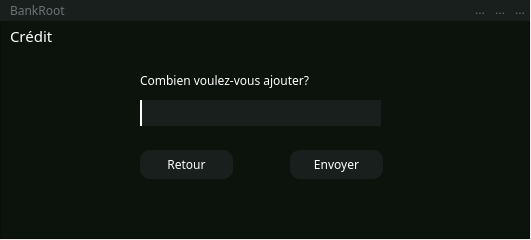
<?xml version="1.0" encoding="UTF-8"?>
<ui version="4.0">
 <class>credit_admin</class>
 <widget class="QWidget" name="credit_admin">
  <property name="geometry">
   <rect>
    <x>0</x>
    <y>0</y>
    <width>531</width>
    <height>240</height>
   </rect>
  </property>
  <property name="windowTitle">
   <string>Form</string>
  </property>
  <widget class="QFrame" name="frame">
   <property name="geometry">
    <rect>
     <x>0</x>
     <y>0</y>
     <width>530</width>
     <height>239</height>
    </rect>
   </property>
   <property name="styleSheet">
    <string notr="true">background-color: rgb(12, 18, 12);</string>
   </property>
   <property name="frameShape">
    <enum>QFrame::StyledPanel</enum>
   </property>
   <property name="frameShadow">
    <enum>QFrame::Raised</enum>
   </property>
   <widget class="QLabel" name="label_4">
    <property name="geometry">
     <rect>
      <x>140</x>
      <y>70</y>
      <width>251</width>
      <height>20</height>
     </rect>
    </property>
    <property name="font">
     <font>
      <family>Montserrat Medium</family>
     </font>
    </property>
    <property name="styleSheet">
     <string notr="true">background-color: transparent;
color: rgb(255, 255, 255);
</string>
    </property>
    <property name="text">
     <string>Combien voulez-vous ajouter?</string>
    </property>
   </widget>
   <widget class="QLineEdit" name="credit_admin_value">
    <property name="geometry">
     <rect>
      <x>140</x>
      <y>100</y>
      <width>241</width>
      <height>26</height>
     </rect>
    </property>
    <property name="styleSheet">
     <string notr="true">QLineEdit{
background:#181F1C;
border:none;
border-left:2px solid #ffffff;
color:#717072;
padding-left: 10px
}</string>
    </property>
   </widget>
   <widget class="QPushButton" name="send">
    <property name="geometry">
     <rect>
      <x>290</x>
      <y>150</y>
      <width>93</width>
      <height>29</height>
     </rect>
    </property>
    <property name="font">
     <font>
      <family>Montserrat Medium</family>
      <italic>false</italic>
     </font>
    </property>
    <property name="styleSheet">
     <string notr="true">
QPushButton{
color: rgb(255, 255, 255);
border-radius:10px;
background-color:rgb(24, 31, 28);
}

QPushButton:hover{
color: rgb(255, 255, 255);
border-radius:10px;
background-color:rgb(34, 31, 28);
}
QPushButton:pressed{
background-color:rgb(24, 31, 28);
border-radius:10px;
color: rgb(255, 255, 255);
}

</string>
    </property>
    <property name="text">
     <string>Envoyer</string>
    </property>
   </widget>
   <widget class="QPushButton" name="return2">
    <property name="geometry">
     <rect>
      <x>140</x>
      <y>150</y>
      <width>93</width>
      <height>29</height>
     </rect>
    </property>
    <property name="font">
     <font>
      <family>Montserrat Medium</family>
      <pointsize>9</pointsize>
      <italic>false</italic>
     </font>
    </property>
    <property name="styleSheet">
     <string notr="true">
QPushButton{
color: rgb(255, 255, 255);
border-radius:10px;
background-color:rgb(24,31, 28);
}

QPushButton:hover{
color: rgb(255, 255, 255);
border-radius:10px;
background-color:rgb(34, 31, 28);
}
QPushButton:pressed{
background-color:rgb(24, 31, 28);
border-radius:10px;
color: rgb(255, 255, 255);
}

</string>
    </property>
    <property name="text">
     <string>Retour</string>
    </property>
   </widget>
   <widget class="QLabel" name="label_5">
    <property name="geometry">
     <rect>
      <x>10</x>
      <y>20</y>
      <width>111</width>
      <height>31</height>
     </rect>
    </property>
    <property name="font">
     <font>
      <family>Montserrat</family>
      <pointsize>11</pointsize>
     </font>
    </property>
    <property name="styleSheet">
     <string notr="true">color: rgb(255, 255, 255);</string>
    </property>
    <property name="text">
     <string>Crédit</string>
    </property>
   </widget>
   <widget class="QWidget" name="topbar" native="true">
    <property name="geometry">
     <rect>
      <x>0</x>
      <y>0</y>
      <width>1401</width>
      <height>21</height>
     </rect>
    </property>
    <property name="styleSheet">
     <string notr="true">background-color:rgb(24,31, 28);
color:rgb(109, 114, 117);
</string>
    </property>
    <widget class="QLabel" name="label_15">
     <property name="geometry">
      <rect>
       <x>10</x>
       <y>0</y>
       <width>111</width>
       <height>20</height>
      </rect>
     </property>
     <property name="font">
      <font>
       <family>Montserrat Light</family>
       <pointsize>9</pointsize>
      </font>
     </property>
     <property name="text">
      <string>BankRoot</string>
     </property>
    </widget>
    <widget class="QToolButton" name="close">
     <property name="geometry">
      <rect>
       <x>510</x>
       <y>0</y>
       <width>20</width>
       <height>20</height>
      </rect>
     </property>
     <property name="styleSheet">
      <string notr="true">QToolButton{
border-radius:45px;
}

QToolButton:hover{
border-radius:45px;
background:red;
}</string>
     </property>
     <property name="text">
      <string>...</string>
     </property>
     <property name="icon">
      <iconset resource="ressource.qrc">
       <normaloff>:/assets/exit-btn.png</normaloff>:/assets/exit-btn.png</iconset>
     </property>
    </widget>
    <widget class="QToolButton" name="reduced">
     <property name="geometry">
      <rect>
       <x>470</x>
       <y>0</y>
       <width>20</width>
       <height>20</height>
      </rect>
     </property>
     <property name="styleSheet">
      <string notr="true">QToolButton{
border-radius:45px;
}

QToolButton:hover{
border-radius:45px;
background:red;
}</string>
     </property>
     <property name="text">
      <string>...</string>
     </property>
     <property name="icon">
      <iconset resource="ressource.qrc">
       <normaloff>:/assets/downarrow-btn.png</normaloff>:/assets/downarrow-btn.png</iconset>
     </property>
    </widget>
    <widget class="QToolButton" name="fullscreen">
     <property name="geometry">
      <rect>
       <x>490</x>
       <y>0</y>
       <width>20</width>
       <height>20</height>
      </rect>
     </property>
     <property name="styleSheet">
      <string notr="true">QToolButton{
border-radius:45px;
}</string>
     </property>
     <property name="text">
      <string>...</string>
     </property>
     <property name="icon">
      <iconset resource="ressource.qrc">
       <normaloff>:/assets/window-btn-disabled.png</normaloff>:/assets/window-btn-disabled.png</iconset>
     </property>
    </widget>
   </widget>
  </widget>
 </widget>
 <resources>
  <include location="ressource.qrc"/>
 </resources>
 <connections/>
</ui>
